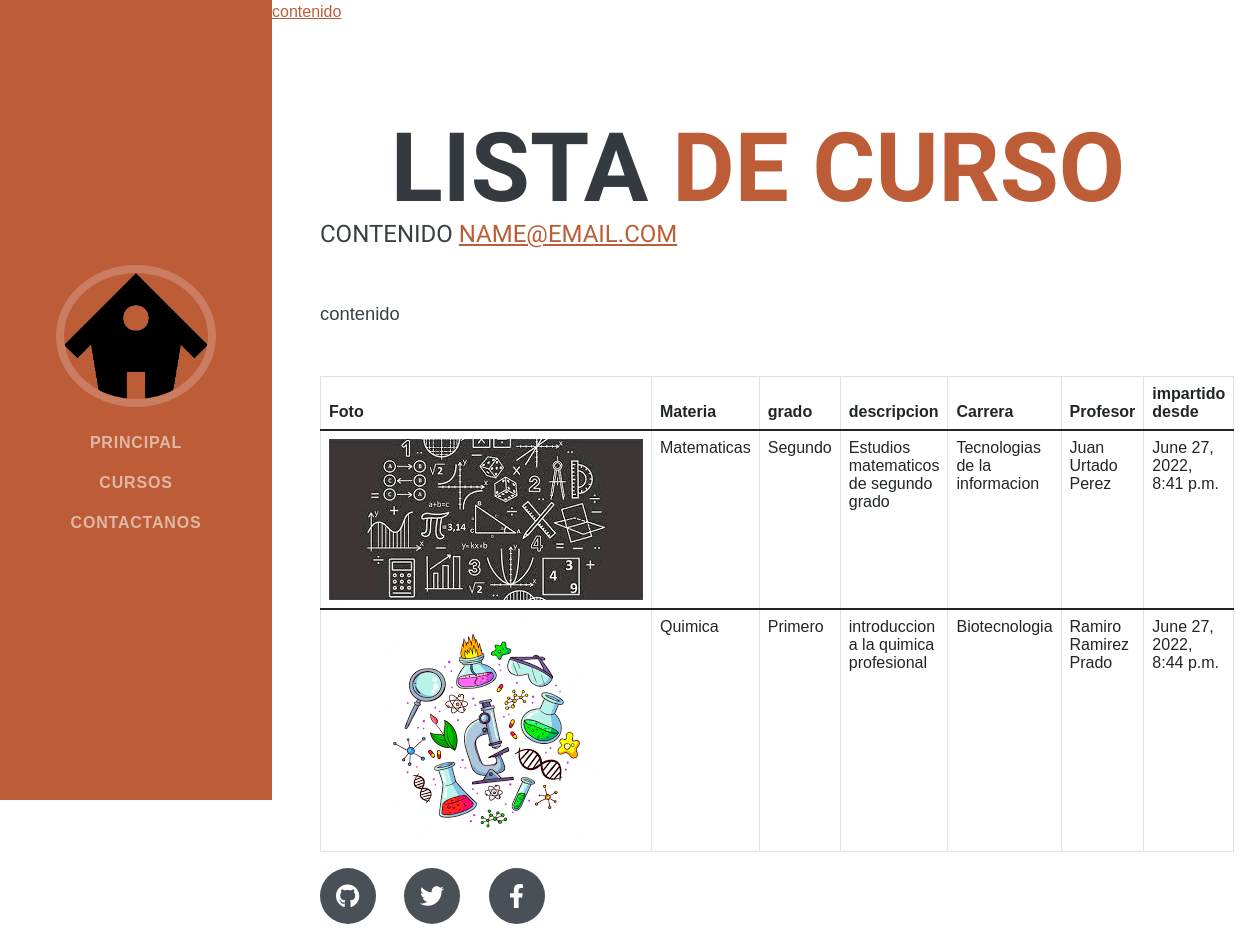
The page / on the database its author committed.
### Cursos/models.py (models this page shows, shortened)
class Cursos(models.Model):
    Materia = models.CharField(max_length=12,verbose_name="Mat")
    Grado = models.TextField()
    imagen = models.ImageField(null=True,upload_to="fotos",verbose_name="Fotografía")
    Descripcion = models.TextField()
    carrera = models.TextField()
    Profesor = models.TextField()
    created = models.DateTimeField(auto_now_add=True)
    updated = models.DateTimeField(auto_now_add=True)
    class Meta:
        verbose_name = "Curso"
        verbose_name_plural = "Cursos"
        ordering = ["created"]

### Cursos/views.py (the view)
# urls.py: path('',views_cursos.cursos, name="Principal"),
def cursos(request):
    cursos=Cursos.objects.all()
    return render(request, "cursos/principal.html",{'cursos':cursos})

### Cursos/templates/cursos/principal.html (shortened to what this page needs)
{% extends 'contenido/encabezabo.html' %}
{% block imagen %}
{% load static %}
{%static 'contenido/imagenes/home.png' %}
{% endblock  %}
{% block  contenido%}
<section class="resume-section" id="about">
    <div class="resume-section-content">
        <h1 class="mb-0">
            Lista
            <span class="text-primary">De curso</span>
        </h1>
        <div class="subheading mb-5">
            CONTENIDO
            <a href="mailto:name@email.com">name@email.com</a>
        </div>
        <p class="lead mb-5">contenido</p>
        <table class="table table-bordered tablestriped">
                <thead>
                <tr>
                <th>Foto</th>
                <th>Materia</th>
                <th>grado</th>
                <th>descripcion</th>
                <th>Carrera</th>
                <th>Profesor</th>
                <th>impartido desde</th>
                </tr>
                </thead>
            {% for curso in cursos  %}
                <tbody>
                    <tr>
                    <td class="text-center">
                    <img src="{{curso.imagen.url}}" alt="" class="img-media" >
                    </td>
                    <td class="text-semibold">{{curso.Materia}}</td>
                    <td class="muted">{{curso.Grado}}</td>
                    <td class="muted">{{curso.Descripcion}}</td>
                    <td class="muted">{{curso.carrera}}</td>
                    <td class="muted">{{curso.Profesor}}</td>
                    <td class="muted">{{curso.created}}</td>
                    </tr>
                </tbody>
            {% endfor %}
        </table>
        <div class="social-icons">
            <a class="social-icon" href="https://github.com/Vidaguilar/Repositorio-CursoDjango"><i class="fab fa-github"></i></a>
            <a class="social-icon" href="#!"><i class="fab fa-twitter"></i></a>
            <a class="social-icon" href="#!"><i class="fab fa-facebook-f"></i></a>
        </div>
    </div>
</section>
{% endblock  %}

### contenido/static/contenido/css/formulario.css (style rules this page uses)
*, *:before, *:after { -moz-box-sizing: border-box; -webkit-box-sizing: border-box; box-sizing: border-box; }
body { font-family: 'Nunito', sans-serif; color: #384047; }
h1 { margin: 0 0 30px 0; text-align: center; }

### rows shown on the page
Cursos: imagen (picture), Materia "Matematicas", Grado "Segundo", Descripcion "Estudios matematicos de segundo grado", carrera "Tecnologias de la informacion", Profesor "Juan Urtado Perez", created "June 27, 2022, 8:41 p.m."
Cursos: imagen (picture), Materia "Quimica", Grado "Primero", Descripcion "introduccion a la quimica profesional", carrera "Biotecnologia", Profesor "Ramiro Ramirez Prado", created "June 27, 2022, 8:44 p.m."
